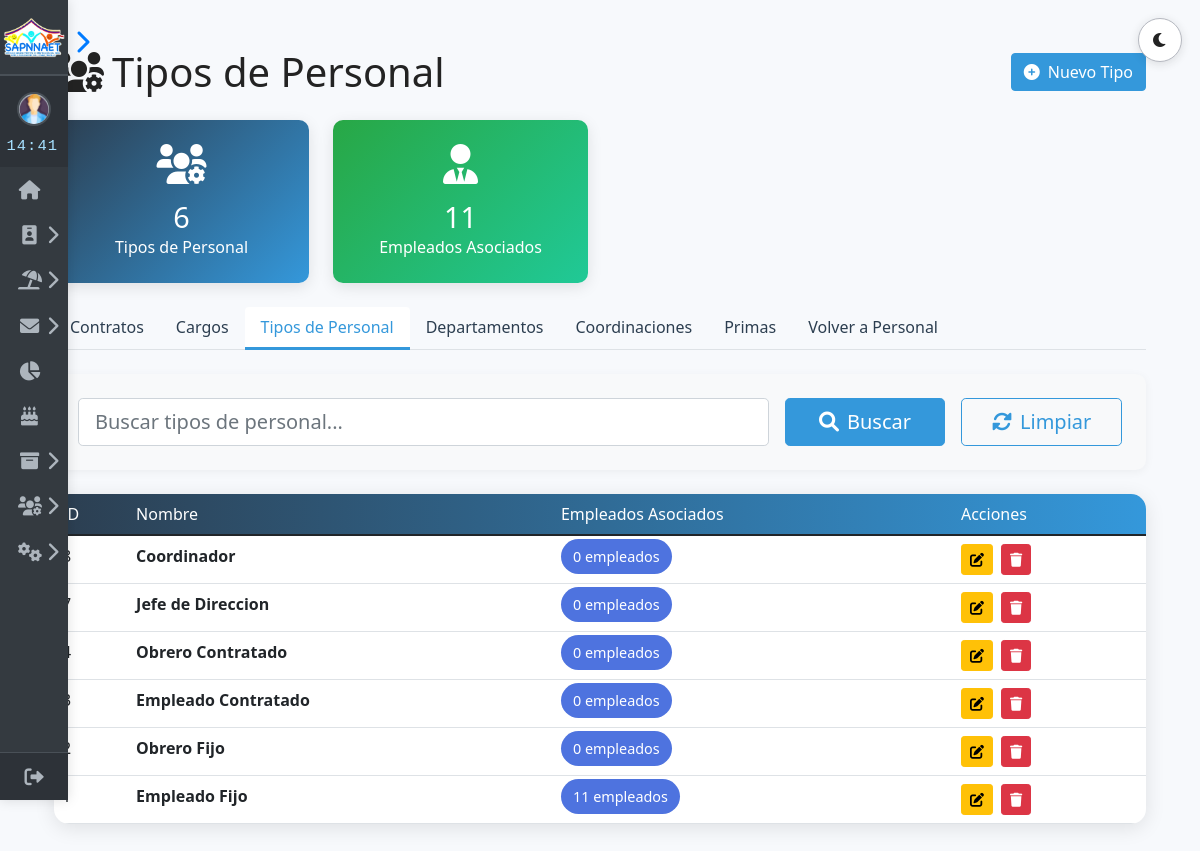
The page /inicio/gestion/gestion_tpersonal.php (signed in) on the database its author committed.
### tables this page shows
CREATE TABLE `tipos_personal` (
  `id_tipo_personal` int NOT NULL AUTO_INCREMENT,
  `nombre` enum('Jefe de Direccion','Coordinador','Empleado Contratado','Empleado Fijo','Obrero Contratado','Obrero Fijo') NOT NULL,
  PRIMARY KEY (`id_tipo_personal`)
);

### inicio/gestion/gestion_tpersonal.php (the view, shortened to what this page needs)
<?php
require 'conexion/conexion_db.php';
$stmt_empleados = $conexion->prepare("
    SELECT tp.id_tipo_personal, COUNT(dl.id_laboral) AS total_empleados
    FROM tipos_personal tp
    LEFT JOIN datos_laborales dl ON tp.id_tipo_personal = dl.id_tipo_personal
    GROUP BY tp.id_tipo_personal
");
$stmt_empleados->execute();
$result_empleados = $stmt_empleados->get_result();
$empleados_por_tipo = [];
while ($row = $result_empleados->fetch_assoc()) {
    $empleados_por_tipo[$row['id_tipo_personal']] = $row['total_empleados'];
}
$registros_por_pagina = 10;
$pagina_actual = isset($_GET['pagina']) ? (int)$_GET['pagina'] : 1;
$offset = ($pagina_actual - 1) * $registros_por_pagina;
$busqueda = isset($_GET['busqueda']) ? trim($_GET['busqueda']) : '';
$condicion = '';
$parametros = [];
$sql_total = "SELECT COUNT(*) AS total FROM tipos_personal $condicion";
$stmt_total = $conexion->prepare($sql_total);
$stmt_total->execute();
$total_registros = $stmt_total->get_result()->fetch_assoc()['total'];
$sql = "SELECT * FROM tipos_personal $condicion ORDER BY id_tipo_personal DESC LIMIT ? OFFSET ?";
$stmt = $conexion->prepare($sql);
if (!empty($parametros)) {
    $parametros[] = $registros_por_pagina;
    $parametros[] = $offset;
    $stmt->bind_param(str_repeat('s', count($parametros) - 2) . 'ii', ...$parametros);
} else {
    $stmt->bind_param("ii", $registros_por_pagina, $offset);
}
$stmt->execute();
$resultado = $stmt->get_result();
$tipos_personal = $resultado->fetch_all(MYSQLI_ASSOC);
require $_SERVER['DOCUMENT_ROOT']."/proyecto/inicio/sidebar.php";
?>
<!DOCTYPE html>
<html lang="es" data-theme="light">
<head>
    <link href="https://cdn.jsdelivr.net/npm/bootstrap@5.1.3/dist/css/bootstrap.min.css" rel="stylesheet">
    <link rel="stylesheet" href="https://cdnjs.cloudflare.com/ajax/libs/font-awesome/6.0.0/css/all.min.css">
</head>
<body>
<button class="theme-toggle-btn" id="themeToggleBtn" title="Cambiar modo" aria-label="Cambiar modo claro/oscuro">
    <i id="themeToggleIcon" class="fas fa-moon"></i>
</button>
    <div class="container py-5">
        <div class="d-flex justify-content-between align-items-center mb-4">
            <h1 class="mb-0"><i class="fas fa-users-cog me-2"></i>Tipos de Personal</h1>
            <div>
                <button class="btn btn-primary" data-bs-toggle="modal" data-bs-target="#addModal">
                    <i class="fas fa-plus-circle me-2"></i>Nuevo Tipo
                </button>
            </div>
        </div>
        <div class="row">
            <div class="col-md-3">
                <div class="stats-card text-center">
                    <i class="fas fa-users-cog"></i>
                    <h3><?= $total_registros ?></h3>
                    <p class="mb-0">Tipos de Personal</p>
                </div>
            </div>
            <div class="col-md-3">
                <div class="stats-card text-center" style="background: linear-gradient(135deg, #28a745, #20c997);">
                    <i class="fas fa-user-tie"></i>
                    <h3><?= array_sum($empleados_por_tipo) ?></h3>
                    <p class="mb-0">Empleados Asociados</p>
                </div>
            </div>
        </div>
        <ul class="nav nav-tabs mb-4">
            <li class="nav-item">
                <a class="nav-link" href="gestion_contrato.php">Contratos</a>
            </li>
            <li class="nav-item">
                <a class="nav-link" href="gestion_cargos.php">Cargos</a>
            </li>
            <li class="nav-item">
                <a class="nav-link active" href="gestion_tpersonal.php">Tipos de Personal</a>
            </li>
            <li class="nav-item">
                <a class="nav-link" href="gestion_departamentos.php">Departamentos</a>
            </li>
            <li class="nav-item">
                <a class="nav-link" href="gestion_coordinaciones.php">Coordinaciones</a>
            </li>
            <li class="nav-item">
                <a class="nav-link" href="gestion_primas.php">Primas</a>
            </li>
            <li class="nav-item">
                <a class="nav-link" href="gestion_personal.php">Volver a Personal</a>
            </li>
        </ul>
        <div class="search-container">
            <form method="GET" class="row g-3">
                <div class="col-md-8">
                    <input type="text" name="busqueda" class="form-control form-control-lg"
                        placeholder="Buscar tipos de personal..."
                        value="<?= htmlspecialchars($busqueda) ?>">
                </div>
                <div class="col-md-2">
                    <button type="submit" class="btn btn-primary btn-lg w-100">
                        <i class="fas fa-search me-2"></i>Buscar
                    </button>
                </div>
                <div class="col-md-2">
                    <a href="gestion_tpersonal.php" class="btn btn-outline-secondary btn-lg w-100">
                        <i class="fas fa-sync-alt me-2"></i>Limpiar
                    </a>
                </div>
            </form>
        </div>
        <div class="data-table">
            <table class="table table-hover mb-0">
                <thead>
                    <tr>
                        <th>ID</th>
                        <th>Nombre</th>
                        <th>Empleados Asociados</th>
                        <th>Acciones</th>
                    </tr>
                </thead>
                <tbody>
                    <?php if(count($tipos_personal) > 0): ?>
                        <?php foreach($tipos_personal as $tipo): ?>
                            <tr>
                                <td><?= $tipo['id_tipo_personal'] ?></td>
                                <td><strong><?= htmlspecialchars($tipo['nombre']) ?></strong></td>
                                <td>
                                    <span class="employee-badge">
                                        <?= $empleados_por_tipo[$tipo['id_tipo_personal']] ?? 0 ?> empleados
                                    </span>
                                </td>
                                <td>
                                    <div class="d-flex gap-2">
                                        <button class="btn btn-sm btn-warning edit-btn"
                                            data-id="<?= $tipo['id_tipo_personal'] ?>"
                                            data-nombre="<?= htmlspecialchars($tipo['nombre']) ?>">
                                            <i class="fas fa-edit"></i>
                                        </button>
                                        <form method="POST" class="d-inline">
                                            <button type="submit"
                                                name="eliminar_tpersonal"
                                                class="btn btn-sm btn-danger"
                                                title="Eliminar"
                                                onclick="return confirm('¿Está seguro de eliminar este tipo de personal?')">
                                                <i class="fas fa-trash"></i>
                                            </button>
                                        </form>
                                    </div>
                                </td>
                            </tr>
                        <?php endforeach; ?>
                    <?php endif; ?>
                </tbody>
            </table>
        </div>
    </div>
</body>
</html>

### inicio/sidebar.php (style rules this page uses)
body { margin: 0; font-family: 'Arial', sans-serif; }

### inicio/gestion/gestion_tpersonal.php (style rules this page uses)
:root { --primary-color: #2c3e50; --secondary-color: #3498db; --success-color: #28a745; --danger-color: #dc3545; --warning-color: #ffc107; --table-bg: #fff; --table-row-detail: #f8f9fa; }
body { background: #f7f9fc; color: #232323; }
.theme-toggle-btn { position: fixed; top: 18px; right: 18px; z-index: 1101; background: var(--table-bg); border: 1px solid #b5b8c0; color: #232323; border-radius: 50%; width: 44px; height: 44px; display: flex; align-items: center; justify-content: center; cursor: pointer; box-shadow: 0 2px 10px #2222; transition: background 0.2s, color 0.2s; }
.data-table { background: var(--table-bg); border-radius: 15px; box-shadow: 0 4px 20px rgba(0,0,0,0.1); overflow: hidden; margin-bottom: 2rem; }
.table thead { background: linear-gradient(to right, var(--primary-color), var(--secondary-color)); color: white; }
.table th { font-weight: 500; vertical-align: middle; }
.table td, .table th { color: inherit; }
[data-theme="light"] .table th, [data-theme="light"] .table td, [data-theme="light"] .table tr { border-color: #dee2e6 !important; }
.search-container { background-color: #f8f9fa; border-radius: 10px; padding: 1.5rem; margin-bottom: 1.5rem; box-shadow: 0 2px 10px rgba(0,0,0,0.05); }
.stats-card { background: linear-gradient(135deg, var(--primary-color), var(--secondary-color)); color: white; border-radius: 10px; padding: 1.5rem; margin-bottom: 1.5rem; box-shadow: 0 4px 15px rgba(0,0,0,0.1); }
.stats-card i { font-size: 2.5rem; margin-bottom: 1rem; }
.stats-card h3 { font-size: 1.8rem; margin-bottom: 0; }
.btn-primary { background-color: var(--secondary-color); border-color: var(--secondary-color); }
.btn-outline-secondary { border-color: var(--secondary-color); color: var(--secondary-color); }
.employee-badge { background-color: #4e73df; color: white; padding: 8px 12px; border-radius: 20px; font-size: 0.9rem; }
.nav-tabs .nav-link { border: none; color: var(--primary-color); font-weight: 500; }
.nav-tabs .nav-link.active { border-bottom: 3px solid var(--secondary-color); color: var(--secondary-color); }

### rows shown on the page
tipos_personal: nombre "Coordinador", id_tipo_personal "0"
tipos_personal: nombre "Jefe de Direccion", id_tipo_personal "0"
tipos_personal: nombre "Obrero Contratado", id_tipo_personal "0"
tipos_personal: nombre "Empleado Contratado", id_tipo_personal "0"
tipos_personal: nombre "Obrero Fijo", id_tipo_personal "0"
tipos_personal: nombre "Empleado Fijo", id_tipo_personal "11"

### other values the page prints
$total_registros "6"
array_sum($empleados_por_tipo) "11"
